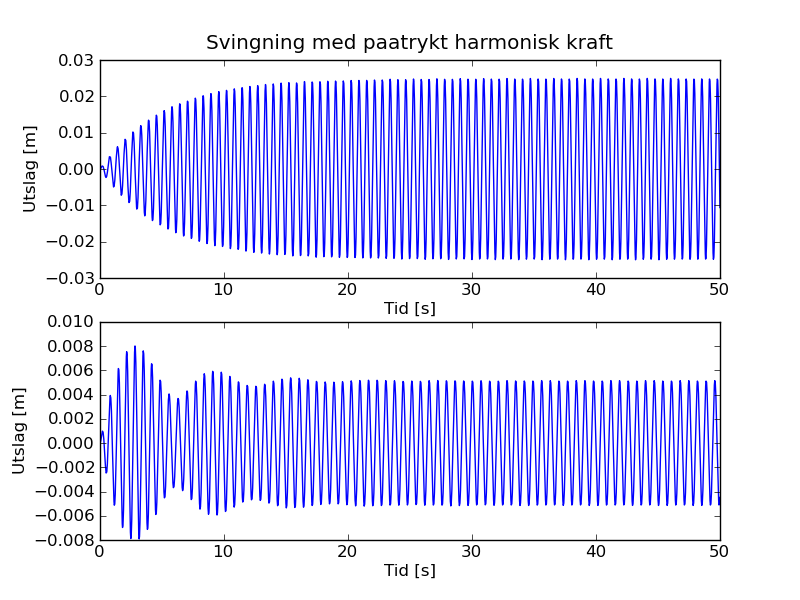

The script that saved this image:
from scitools.std import *
from TvungenGenerell import *
from matplotlib.pyplot import *




t, z, v    = generell(b=0.04, k = 10, m = 0.1, x = 1)#omegaF = omega0
t1, z1, v1 = generell(b=0.04, k = 10, m = 0.1, x = 0.9)#omegaF = omega0*0.9



subplot(2,1,1)
title('Svingning med paatrykt harmonisk kraft')
xlabel('Tid [s]')
ylabel('Utslag [m]')
plot(t,z)


subplot(2,1,2)
plot(t1,z1)
xlabel('Tid [s]')
ylabel('Utslag [m]')

savefig('oppgC.png')
show()
